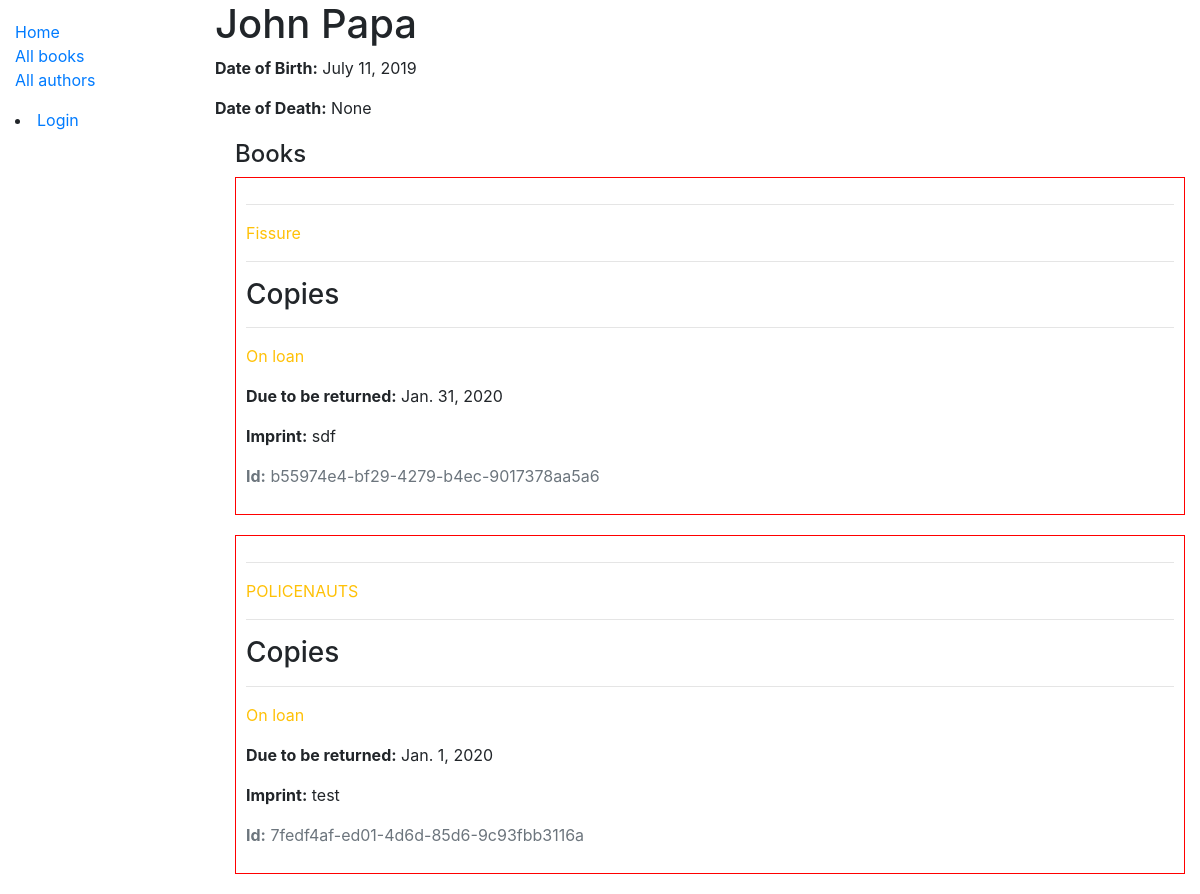
The app's page /catalog/author-detail/2, older data.
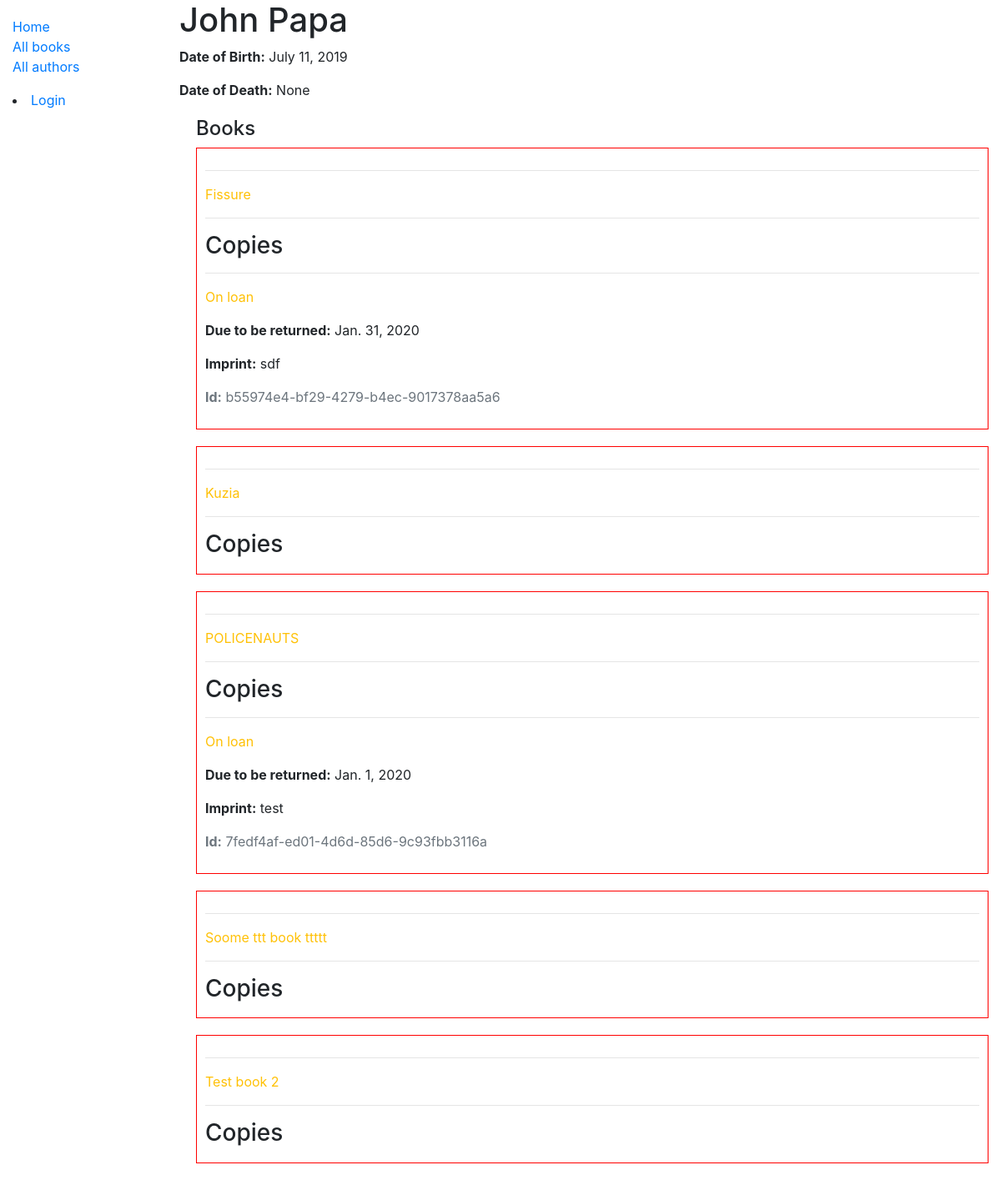
The same page, newer data.
### catalog/models.py (models this page shows, shortened)
class Book(models.Model):
    title = models.CharField(max_length=200)
    author = models.ForeignKey(Author, on_delete=models.SET_NULL, null=True)
    summary = models.TextField(max_length=1000, help_text='Enter a brief description of the book')
    isbn = models.CharField('ISBN', max_length=13, help_text='13 Character <a href="https://www.isbn-international.org/content/what-isbn">ISBN number</a>')
    genre = models.ManyToManyField(Genre, help_text='Select a genre for this book')
    language = models.ForeignKey(Language, on_delete=models.SET_NULL, null=True)
    class Meta:
        ordering = [ 'title' ]

class BookInstance(models.Model):
    id = models.UUIDField(primary_key=True, default=uuid.uuid4, help_text='Unique ID from this particular book instance')
    book = models.ForeignKey(Book, on_delete=models.SET_NULL, null=True)
    imprint = models.CharField(max_length=200)
    due_back = models.DateField(null=True, blank=True)
    borrower = models.ForeignKey(User, on_delete=models.SET_NULL, null=True, blank=True)
    LOAN_STATUS = (
        ('m', 'Maintenance'),
        ('o', 'On loan'),
        ('a', 'Available'),
        ('r', 'Reserved')
    )
    status = models.CharField(
        max_length=1,
        choices=LOAN_STATUS,
        blank=True,
        default='m',
        help_text='Book availability',
    )
    class Meta:
        ordering = [ 'due_back' ]
        permissions = (("can_mark_returned", "Set book as returned"),)

### catalog/views.py (the view)
# urls.py: path('author-detail/<int:pk>', views.AuthorDetail.as_view(), name='author-detail'),
class AuthorDetail(generic.DetailView):
    model = Author

### catalog/templates/catalog/author_detail.html
{% extends "base_generic.html" %}
{% block content %}
  <h1>{{ author.first_name }} {{ author.last_name }}</h1>
  <p><strong>Date of Birth:</strong> {{ author.date_of_birth }}</p>
  <p><strong>Date of Death:</strong> {{ author.date_of_death }}</p>
  <div style="margin-left:20px;margin-top:20px">
    <h4>Books</h4>
        {% for book in author.book_set.all %}
            <div style="border: 1px solid red; margin-bottom: 20px; padding: 10px;">
                <hr>
                <p class="{% if copy.status == 'a' %}text-success{% elif copy.status == 'm' %}text-danger{% else %}text-warning{% endif %}">
                    {{ book.title }}
                </p>
                <hr />
                <h3>Copies</h3>
                {% for copy in book.bookinstance_set.all %}
                <hr>
                <p class="{% if copy.status == 'a' %}text-success{% elif copy.status == 'm' %}text-danger{% else %}text-warning{% endif %}">
                    {{ copy.get_status_display }}
                </p>
                {% if copy.status != 'a' %}
                    <p><strong>Due to be returned:</strong> {{ copy.due_back }}</p>
                {% endif %}
                <p><strong>Imprint:</strong> {{ copy.imprint }}</p>
                <p class="text-muted"><strong>Id:</strong> {{ copy.id }}</p>
                {% endfor %}
        </div>
    {% endfor %}
  </div>
{% endblock %}

Row changes from the older to the newer data that the page shows:
added Book: title "Kuzia"
added Book: title "Soome ttt book ttttt"
added Book: title "Test book 2"
